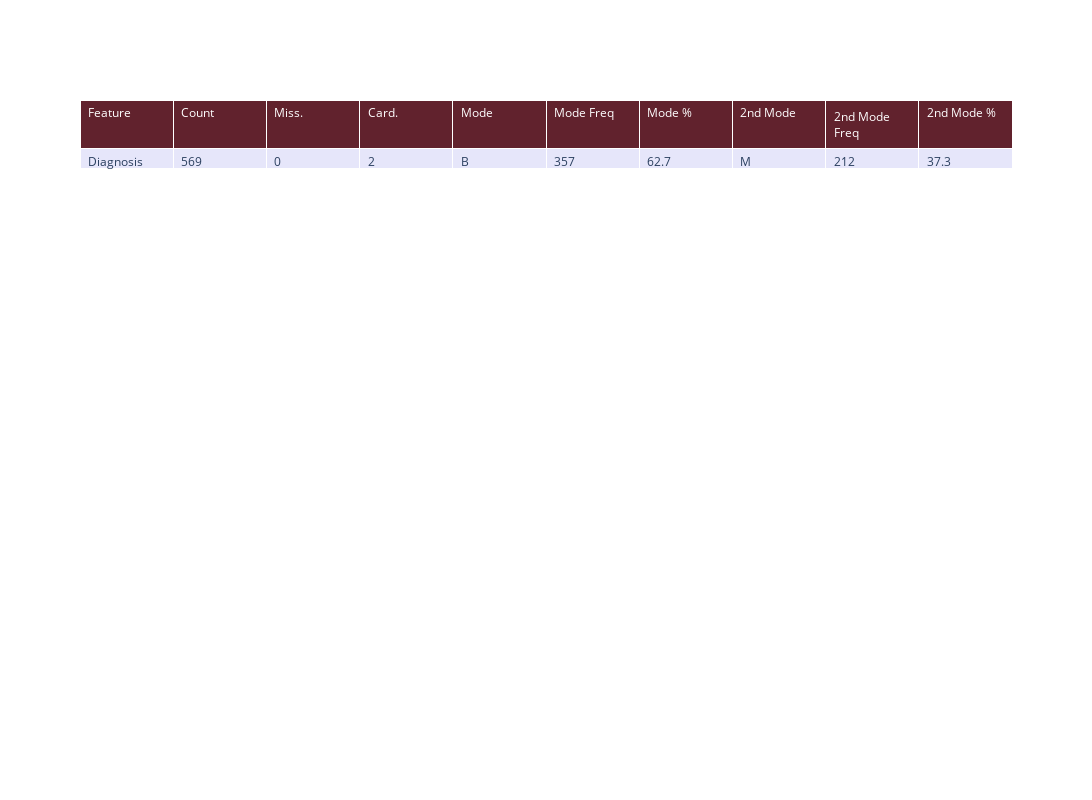

Notebook cell for this chart:
### Code cell
# Define the calculate function for categorical features
def calculate_categorical(vector):
    stats = {
        "Count": vector.count(),
        "Miss.": vector.isna().sum(),
        "Card.": vector.nunique()
    }
    
    # Calculate mode and related statistics
    mode_data = vector.mode()
    if len(mode_data) > 0:
        mode_val = mode_data[0]
        mode_count = vector.value_counts().iloc[0]
        stats["Mode"] = mode_val
        stats["Mode Freq"] = mode_count
        stats["Mode %"] = (mode_count / stats["Count"]) * 100
    else:
        stats["Mode"] = np.nan
        stats["Mode Freq"] = np.nan
        stats["Mode %"] = np.nan
    
    # Calculate second mode and related statistics if possible
    if vector.value_counts().shape[0] > 1:
        second_mode_val = vector.value_counts().index[1]
        second_mode_count = vector.value_counts().iloc[1]
        stats["2nd Mode"] = second_mode_val
        stats["2nd Mode Freq"] = second_mode_count
        stats["2nd Mode %"] = (second_mode_count / stats["Count"]) * 100
    else:
        stats["2nd Mode"] = np.nan
        stats["2nd Mode Freq"] = np.nan
        stats["2nd Mode %"] = np.nan

    return stats

def Plan_categorical(df, features):
    categorical_df = df[features] 
    data_quality_plan = pd.DataFrame(columns=["Feature", "Count", "Miss.", "Card.", "Mode", "Mode Freq", "Mode %", "2nd Mode", "2nd Mode Freq", "2nd Mode %"])
    for col in categorical_df:
        stats = calculate_categorical(categorical_df[col])
        stats["Feature"] = col
        data_quality_plan = pd.concat([data_quality_plan, pd.DataFrame([stats])], ignore_index=True)
    return data_quality_plan

data_quality_plan2 = Plan_categorical(data, categorical_features)
data_quality_plan2.loc[:, ["Mode %", "2nd Mode %"]] = data_quality_plan2.loc[:, ["Mode %", "2nd Mode %"]].round(1)
data_quality_plan2.to_csv("tables/data_quality_plan2.csv", index=False)

#data_quality_plan2

# Plot the DataFrame
fig = go.Figure(data=[go.Table(
    header=dict(values=list(data_quality_plan2.columns),
                fill_color='#61222D',
                align='left',
                font=dict(color='white')),
    cells=dict(values=[data_quality_plan2[column] for column in data_quality_plan2.columns],
               fill_color='lavender',
               align='left'))])
fig.update_layout(width=1500, height=800)  # Adjust the size of the figure
fig.show()

### Figure 1 — Plotly figure (JSON) as saved in the notebook; plotly's stock layout.template omitted (floating-point values rounded to 4 significant figures)
{"data": [{"cells": {"align": "left", "fill": {"color": "lavender"}, "values": [["Diagnosis"], [569], [0], [2], ["B"], [357], [62.7], ["M"], [212], [37.3]]}, "header": {"align": "left", "fill": {"color": "#61222D"}, "font": {"color": "white"}, "values": ["Feature", "Count", "Miss.", "Card.", "Mode", "Mode Freq", "Mode %", "2nd Mode", "2nd Mode Freq", "2nd Mode %"]}, "type": "table"}], "layout": {"height": 800, "width": 1500}}
